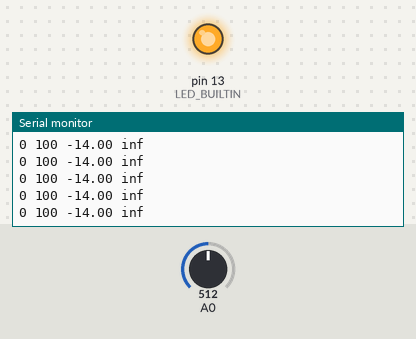
The sketch below on a simulated Arduino Uno, built with avr-gcc and run on an emulated ATmega328P. Parts: output pins drawn as LEDs (lit = HIGH), the last lines printed to the serial monitor. The inputs (shaded band) are chosen by the test bench; at power-on: A0 = 512.

Above: at 1.2 s.
1.3 s: A0 set to 543
At 2.2 s:
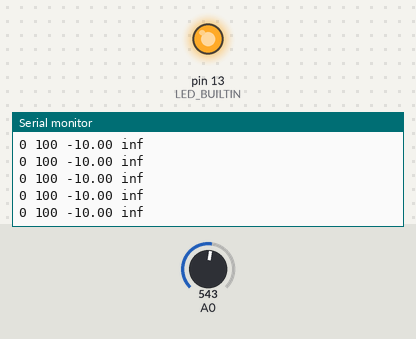
2.8 s: A0 set to 563
At 3.8 s:
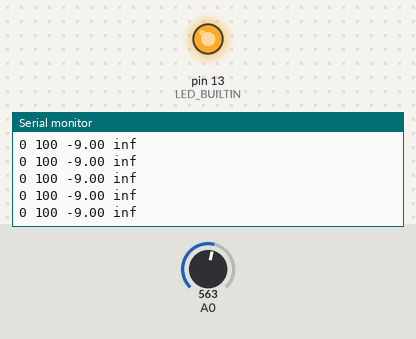
Timing chart, 0 to 5.8 s (numbered marks = the images above; inputs shaded):
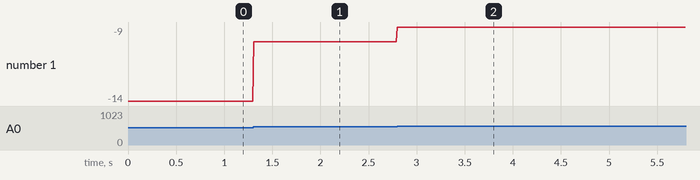

The sketch:

ramp1.ino
```cpp
#ifndef ARDUINO_ARCH_RP2040
#error "Select a Raspberry Pi Pico board"
#endif

#define ramp 1.5
float y=0;


void setup() {
  pinMode(LED_BUILTIN,OUTPUT);
  digitalWrite(LED_BUILTIN,HIGH);
  Serial.begin(38400);
  while(!Serial){
    delay(10);
  }
}

int lastT = millis();

void loop() {
  float x = 100*analogRead(A0)/1023;
  float D = y-x;
  if(abs(D)>ramp){
    if(D<0){
      y+=ramp*10/(millis()-lastT);
    } else {
      y-=ramp*10/(millis()-lastT);
    }
  } else if(D!=0){
    y=x;
  }
  lastT = millis();
  Serial.print("0 100 ");
  Serial.print(x);
  Serial.print(" ");
  Serial.println(y);
  delay(10);
}
```

Measured:
- after the input at 1.3 s, the serial monitor: prints a new line at once (image 1)
- after the input at 2.8 s, the serial monitor: prints a new line at once (image 2)
- plotted number 1: -14 → -10 after the input at 1.3 s, -10 → -9 after the input at 2.8 s
